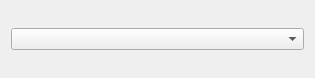
<?xml version="1.0" encoding="UTF-8"?>
<ui version="4.0">
 <class>select_layer</class>
 <widget class="QWidget" name="select_layer">
  <property name="geometry">
   <rect>
    <x>0</x>
    <y>0</y>
    <width>315</width>
    <height>78</height>
   </rect>
  </property>
  <property name="windowTitle">
   <string>Form</string>
  </property>
  <layout class="QGridLayout" name="gridLayout">
   <item row="0" column="0">
    <widget class="QgsMapLayerComboBox" name="mMapLayerComboBox"/>
   </item>
  </layout>
 </widget>
 <customwidgets>
  <customwidget>
   <class>QgsMapLayerComboBox</class>
   <extends>QComboBox</extends>
   <header>qgsmaplayercombobox.h</header>
  </customwidget>
 </customwidgets>
 <resources/>
 <connections/>
</ui>
